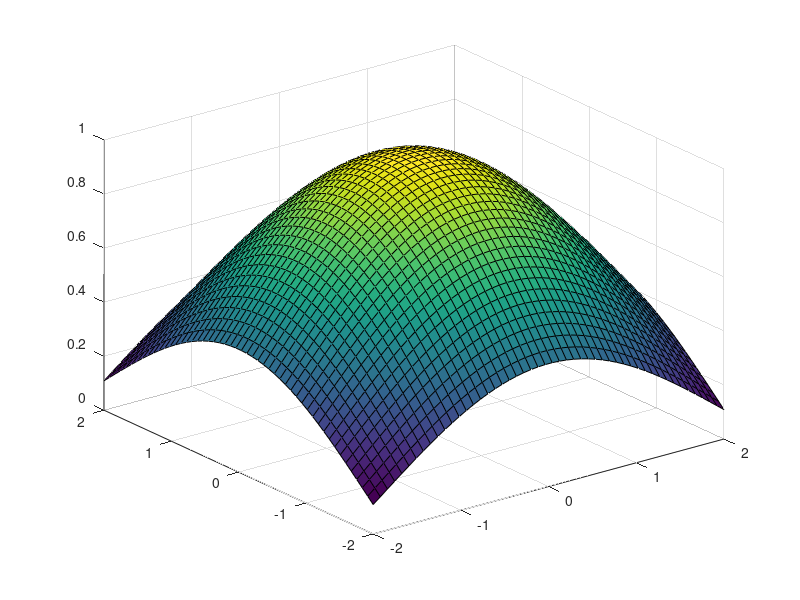
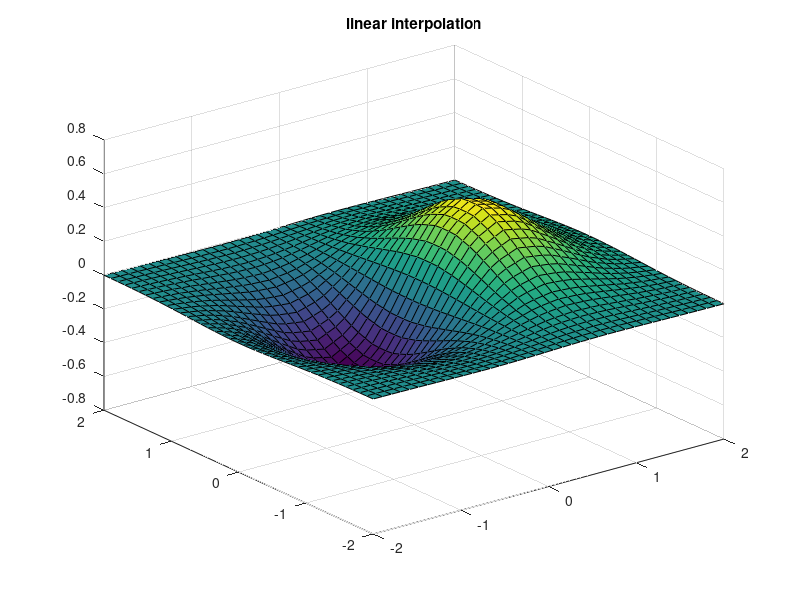
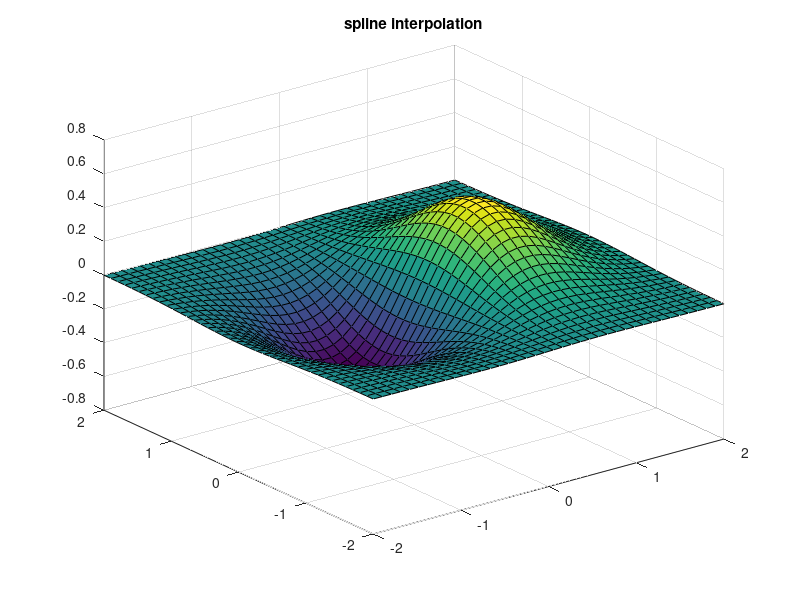

These charts were generated, in order, by the following MATLAB code: (Note: this script raises an error after producing the figures.)
%%%%%%%%%%%%%%%%%%%%%%%%%%%%%%%%%%%%%%%%%%%%%%%%%%%%%%%%%%%%%%%%%%%%%%%%%%
%
%             Stockholm Doctoral Program in Economics
%                     Computational Bootcamp
%
%         Exercise: Interpolation and Optimization in Matlab
%
%                      Kathrin Schlafmann
%
%%%%%%%%%%%%%%%%%%%%%%%%%%%%%%%%%%%%%%%%%%%%%%%%%%%%%%%%%%%%%%%%%%%%%%%%%%


%% Question 1: 1D interpolation
clear all
clc

vfunc = @(x) 0.25*x.^5-1.2*x.^4;     %true function
minx = -2;
maxx = 5;

%----------
%points available for interpolation:
x = linspace(minx,maxx,15);          %grid
v = vfunc(x);                        %function values at these grid points

%----------
%(a)-(c) interpolation:
xq = linspace(minx,maxx,29);         %points to evaluate (interpolate) function at

vq_linear  = interp1(x,v,xq,'linear','extrap');   %linear interpolation
vq_spline  = interp1(x,v,xq,'spline','extrap');   %spline interpolation
vq_nearest = interp1(x,v,xq,'nearest','extrap');  %nearest neighbor interpolation
vq_pchip   = interp1(x,v,xq,'pchip','extrap');    %pchip interpolation


%plot:
xtrue = linspace(minx,maxx,50);      %a fine grid to show the 'true' function
vtrue = vfunc(xtrue);                %values at this true function

figure(1)
scatter(x,v,'HandleVisibility','off')
hold on
plot(xtrue,vtrue,'-k','LineWidth',1)
plot(xq,vq_linear,'-b','LineWidth',2)
plot(xq,vq_spline,'-r','LineWidth',2)
plot(xq,vq_nearest,'-g','LineWidth',2)
plot(xq,vq_pchip,'-m','LineWidth',2)
hold off
legend( 'true function',...
        'linear interpolation',...
        'spline interpolation',...
        'nearest neightbor interpolation',...
        'pchip interpolation',...
        'Location','Northwest')

%----------
%(c) Nearest neighbor interpolation makes sense if you are working with an
%    indicator function (a function that only takes on discrete values). In
%    this case other interpolation methods do not make much sense since
%    values outside the set of these discrete values are not meaningful.

    
%----------
%(d) extrapolation:
xq = linspace(minx-2,maxx+3,29);         %points to evaluate (interpolate) function at

vq_linear_extrap  = interp1(x,v,xq,'linear','extrap');   %linear interpolation
vq_spline_extrap  = interp1(x,v,xq,'spline','extrap');   %spline interpolation
vq_nearest_extrap = interp1(x,v,xq,'nearest','extrap');  %nearest neighbor interpolation
vq_pchip_extrap   = interp1(x,v,xq,'pchip','extrap');    %pchip interpolation


%plot:
xtrue = linspace(minx-2,maxx+3,50);      %a fine grid to show the 'true' function
vtrue = vfunc(xtrue);                %values at this true function

figure(2)
scatter(x,v,'HandleVisibility','off')
hold on
plot(xtrue,vtrue,'-k','LineWidth',1)
plot(xq,vq_linear_extrap,'-b','LineWidth',2)
plot(xq,vq_spline_extrap,'-r','LineWidth',2)
plot(xq,vq_nearest_extrap,'-g','LineWidth',2)
plot(xq,vq_pchip_extrap,'-m','LineWidth',2)
hold off
legend( 'true function',...
        'linear interpolation',...
        'spline interpolation',...
        'nearest neightbor interpolation',...
        'pchip interpolation',...
        'Location','Northwest')

%----------
%(e) The closeness to the true function is *not* a general feature of the
%    methods! It depends on your function, and in practice you don't know 
%    which one will be off the most. Be very careful when using
%    extrapolation and do so only very close to the grid you have solved
%    for!
    



%% Question 2: 2D interpolation
clear
clc

%---------
%(a) construct meshgrid:
x = linspace(-2,2,16);      %16 linearly spaced points in range -2 and 2
[X,Y] = meshgrid(x);        %system of coordinates ('meshgrid')

%---------
%(b) corresponding value:
V = X.*exp(-X.^2-Y.^2);     %function values in sample (on the grid)
figure(1)
surf(X,Y,V)
title('available sample')

%---------
%(c) interpolation:

xq = linspace(-2,2,40);     %query points: 40 linearly spaced points in range -2 and 2
[Xq,Yq] = meshgrid(xq);     %grid for query

%linear:
Vq_linear = interp2(X,Y,V,Xq,Yq,'linear')   %linear interpolation
figure(2)
surf(Xq,Yq,Vq_linear)
title('linear interpolation')

%spline:
Vq_spline = interp2(X,Y,V,Xq,Yq,'spline')   %spline interpolation
figure(3)
surf(Xq,Yq,Vq_spline)
title('spline interpolation')



%% Question 3: repeated interpolation of the same function

clear
clc

%-------
%(a) construct sample
[X,Y] = meshgrid(linspace(-2,2,50));
R = sqrt(X.^2 + Y.^2)+ eps;
V = sin(R)./(R);
figure(1)
surf(X,Y,V)

%-------
%(b) evalauate repeatedly with interp2()
[Xq,Yq] = meshgrid(linspace(-2,2,100));
Xq = Xq(:);
Yq = Yq(:);

Vq_interp2 = NaN(size(Xq));

tic
for i=1:length(Xq)
    Vq_interp2(i) = interp2(X,Y,V,Xq(i),Yq(i),'spline');
end
toc 


%-------
%(c) evalauate repeatedly with griddedInterpolant()
Vq_griddedInterp = NaN(size(Xq));

tic
F = griddedInterpolant(X',Y',V','spline');
for i=1:length(Xq)
    Vq_griddedInterp(i) = F(Xq(i),Yq(i));
end
toc 


%% Question 4: Optimization - grid search
clear
% clc

tic
%set parameters:
beta = 0.95;    %discount factor
R = 1.02;       %interest rate
sigma = 2;      %risk aversion

%construct grids:
xx = linspace(0.01,10,50)';
cc = linspace(0.001,10,200)';

%compute utlity of all possible combinations:
[XX,CC] = ndgrid(xx,cc);
UTIL = CRRAutility_solution(CC,XX,R,beta,sigma);
UTIL = UTIL.*(CC<XX) + (CC>XX).* (-1e20);   %ensure that choices are feasible

%pick consumption with maximum utility given value of x:
[util_x, c_ind] = max(UTIL,[],2);
c_opt = cc(c_ind');

toc

%plot optimal consumption:
figure(1)
plot(xx,c_opt)
title('optimal consumption through grid search')


%% Question 5: Optimization - fmincon
clear
clc

tic
%set parameters:
beta = 0.95;    %discount factor
R = 1.02;       %interest rate
sigma = 2;      %risk aversion

%construct grid:
xx = linspace(0.01,10,50)';

%set options:
myoptions = optimset('Display','final');

%optimize using fmin
c_opt = NaN(size(xx));  %initialize result vector

lb = eps;               %lower bound for consumption
c_init = 0.5*xx;        %initial guess as starting point for solver
for i=1:length(xx)
    ub = xx(i)-eps;     %upper bound for consumption
    c_opt(i) = fmincon(@(c) -CRRAutility_solution(c,xx(i),R,beta,sigma), c_init(i),[],[],[],[],lb,ub,[],myoptions);
end

toc

%plot optimal consumption:
figure(2)
plot(xx,c_opt)
title('optimal consumption through fmincon')


%% Question 6: Optimization - fsolve
clear
clc

tic
%set parameters:
beta = 0.95;    %discount factor
R = 1.02;       %interest rate
sigma = 2;      %risk aversion

%construct grid:
xx = linspace(0.01,10,50)';

%set options:
myoptions = optimset('Display','final');

%optimize using fmin
c_opt = NaN(size(xx));  %initialize result vector

c_init = 0.5*xx;        %initial guess as starting point for solver
for i=1:length(xx)
    c_opt(i) = fsolve(@(c) EulerEquationDifference_solution(c,xx(i),R,beta,sigma), c_init(i),myoptions);
end

toc

%plot optimal consumption:
figure(3)
plot(xx,c_opt)
title('optimal consumption through fsolve')
